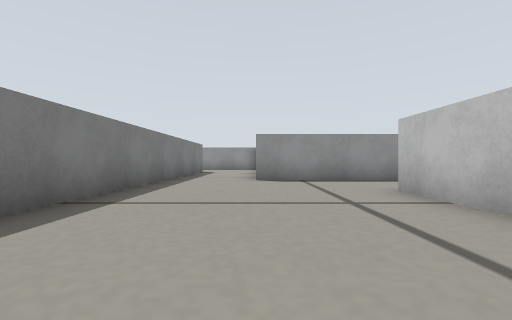
[1] (above)

16 first-person views from a walk through a world built for the Gazebo simulator. The camera is 0.11 m above the floor, looks level and sees 90° across. The floor is counted in squares, 0.2 m on a side. Each view is taken from the middle of a square. On the plan, view 1 faces up. The plan holds only what a view shows up to about 9 squares ahead; the rest is blank.

[2]
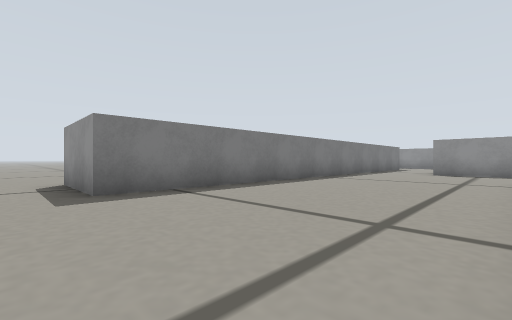

[3]
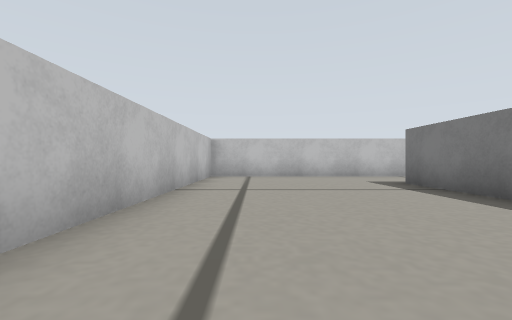

[4]
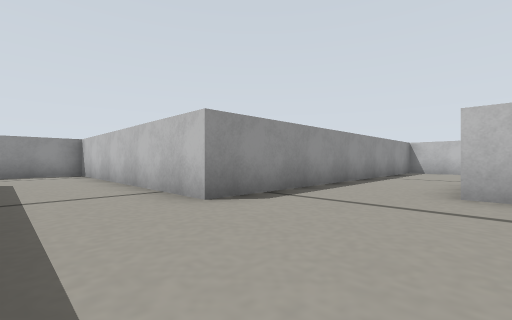

[5]
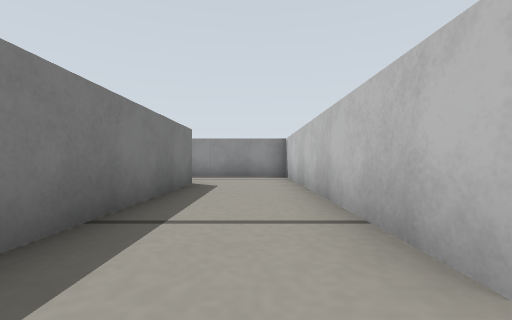

[6]
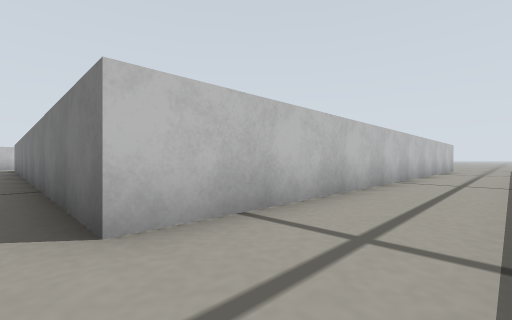

[7]
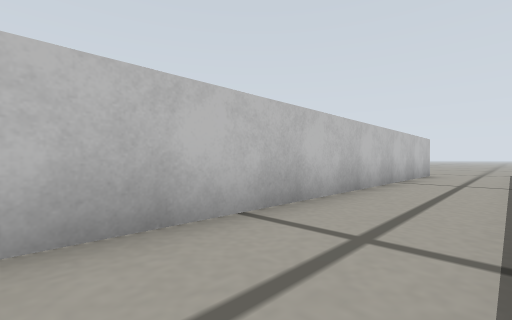

[8]
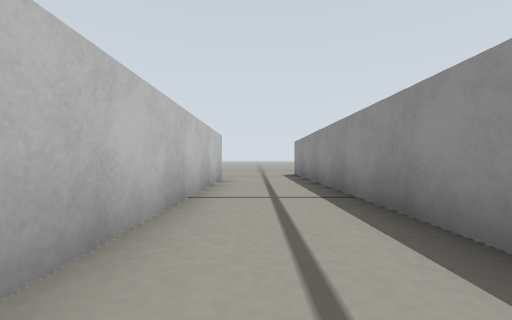

[9]
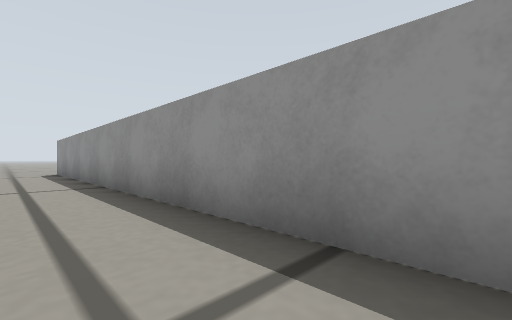

[10]
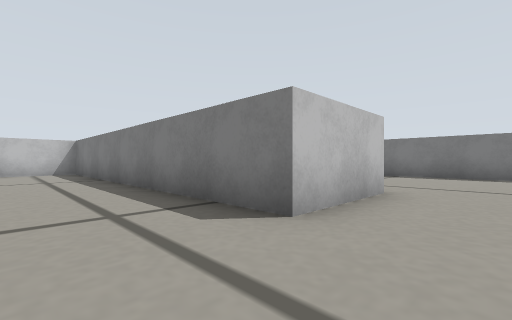

[11]
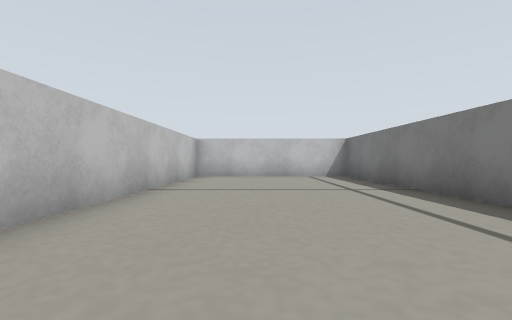

[12]
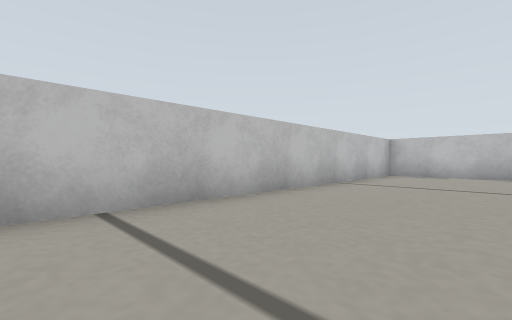

[13]
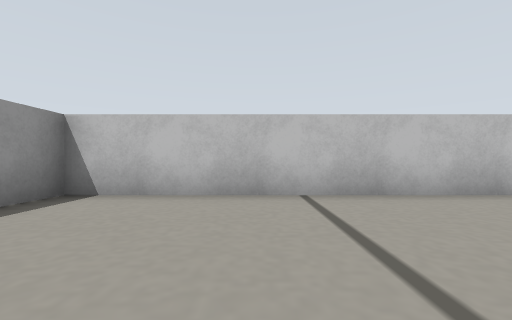

[14]
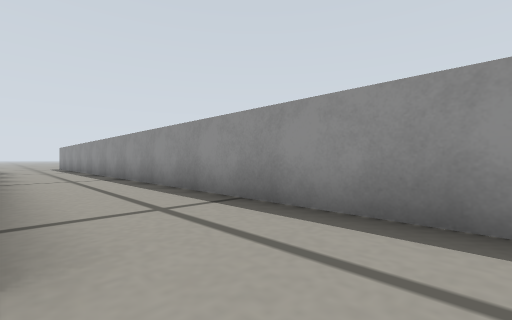

[15]
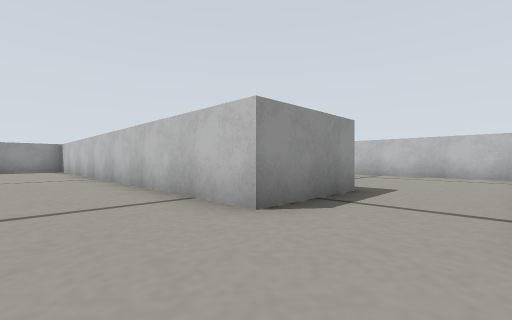

[16]
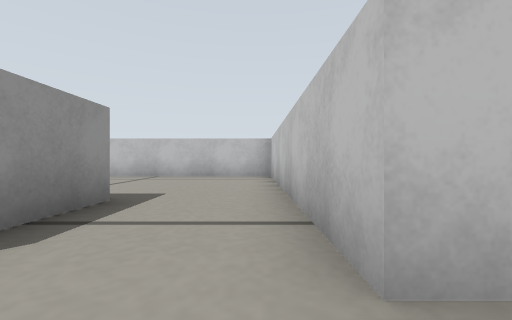

### Floor plan
Points are (right, up) in squares from view 1. A wall is a line through its corners. A room is listed if a view was taken in it or the views show most of it. See-through windows are left out.
Room 1 (views 1, 2, 3, 4, 5, 6, 7, 8, 9, 14)
walls: (2.5, 7) (0, 7) (0, 14.5) (-17.6, 14.5); (-5, -5.5) (2.5, -5.5) (2.5, 4.5); (-17.4, 12) (-2.5, 12) (-2.5, -3) (-5, -3)
ways out: opening at (3, 5.5) to room 2; opening at (-17, 13.5) to room 3; opening at (-5, -4.5) to room 3
Room 2 (views 10, 11, 12, 13)
walls: (2.5, 4.5) (5, 4.5) (5, -5.5) (10, -5.5) (10, 7) (2.5, 7)
ways out: opening at (3, 5.5) to room 1
Room 3 (views 15, 16)
walls: (-5, -3) (-5, 5.6); (-5, -6) (-5, -5.5); (-17.6, 14.5) (-19.1, 14.5)
ways out: opening at (-17, 13.5) to room 1; opening at (-5, -4.5) to room 1

Where each view was taken, in squares from view 1:
view 1: 0 up, 0 right, facing up
view 2: 4 down, 2 right, facing up-left
view 3: 3 up, 1 right, facing down
view 4: 4 up, 2 left, facing up-right
view 5: 6 up, 1 left, facing up
view 6: 14 up, 2 left, facing down-left
view 7: 14 up, 7 left, facing down-left
view 8: 13 up, 10 left, facing left
view 9: 13 up, 8 left, facing up-left
view 10: 6 up, 7 right, facing down-left
view 11: 3 up, 8 right, facing down
view 12: 4 up, 7 right, facing down-right
view 13: 4 up, 6 right, facing right
view 14: 12 up, 1 left, facing up-left
view 15: 5 down, 7 left, facing up-right
view 16: 5 down, 6 left, facing right
